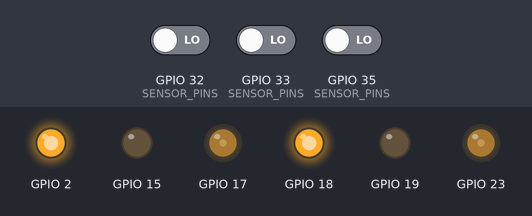
This sketch was run on a simulated ESP32. Shown: output pins drawn as LEDs (lit = HIGH). The inputs (shaded band) are chosen by the test bench; at power-on: GPIO 32 (SENSOR_PINS) LOW, GPIO 33 (SENSOR_PINS) LOW, GPIO 35 (SENSOR_PINS) LOW. What the sketch prints to the serial monitor is not drawn.

Above: at 3.2 s.
3.3 s: GPIO 32 (SENSOR_PINS) driven HIGH
At 4.1 s:
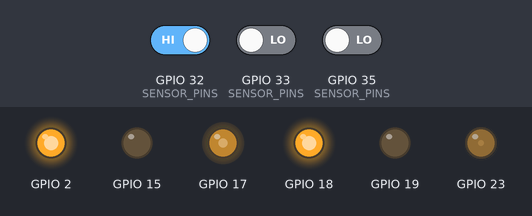
4.8 s: GPIO 32 (SENSOR_PINS) driven LOW and GPIO 33 (SENSOR_PINS) driven HIGH
At 5.3 s:
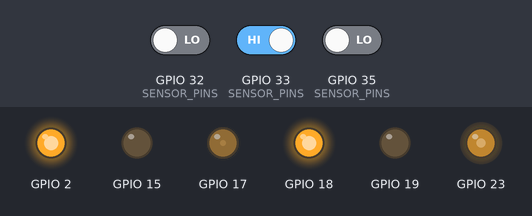
Timing chart, 0 to 7.8 s (numbered marks = the images above; inputs shaded):
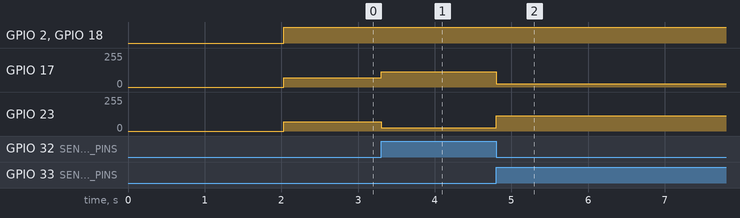

Measured:
- after the input at 3.3 s, GPIO 17: 70/255 → 115/255 at once; GPIO 23: 70/255 → 25/255 at once
- after the input at 4.8 s, GPIO 17: 115/255 → 25/255 at once; GPIO 23: 25/255 → 115/255 at once

The sketch:

line_following_forward.ino
```cpp
/*
 * ====================================================
 * ESP32 LINE FOLLOWER - DIGITAL SENSORS VERSION
 * ====================================================
 * Hardware:
 * - ESP32 Dev Module
 * - 3x DIGITAL IR Sensors: Left(33), Middle(35), Right(32)
 * - L298N Motor Driver
 * - 4x DC Motors
 *
 * Sensor Spacing: 1cm between each sensor
 * Total span: 4cm (left to right, including 2cm middle sensor)
 *
 * Features:
 * - PID-based line following
 * - Digital sensor reading (HIGH/LOW)
 * - Optimized for 4cm line width
 * ====================================================
 */

// ============================================== SETTINGS /////////////////

// For 4cm line width with 1cm sensor spacing (digital sensors):
const int NORMAL_SPEED = 70;       // ✅ Good speed for smooth 4cm line
const float KP = 45;               // ✅ Lower for 4cm line (was 55)
const float KI = 0;                // Keep at 0
const float KD = 30;               // ✅ Lower for smoother response

const int SENSORS_COUNT = 3;  // 3 IR sensors
const int SENSOR_PINS[SENSORS_COUNT] = {33, 35, 32};  // {Left, Middle, Right}
const int ERRORS[2] = {0, 1};  // Only 2 error levels for 3 sensors

const int MAX_SPEED = 255;
const int MIN_SPEED = 0;

// L298N Motor Driver Pins (ESP32 GPIO)
const int LEFT_IN1 = 15;   // Left motor direction 1
const int LEFT_IN2 = 2;    // Left motor direction 2
const int LEFT_EN = 17;    // Left motor speed (PWM)

const int RIGHT_IN1 = 18;  // Right motor direction 1
const int RIGHT_IN2 = 19;  // Right motor direction 2
const int RIGHT_EN = 23;   // Right motor speed (PWM)

const bool DEBUG = false;  // Set to true for testing
const int DELAY_TIME = 200;  // Debug delay in milliseconds

// ==============================================  /////////////////


// ============================================== PID CLASS /////////////////
class PID {
    public:

    float KP;
    float KI;
    float KD;

    float last_proportional, integral;

    PID (float KP, float KI, float KD) {
        this->KP = KP;
        this->KD = KD;
        this->KI = KI;
    }

    int calculate_speed_difference(int proportional) {
        float derivative = proportional - last_proportional;
        integral = integral + proportional;
        last_proportional = proportional;

        return proportional * KP + integral * KI + derivative * KD;
    }
};


// ============================================== SENSORS CLASS /////////////////
class Sensors {
    public:

    int sensors_count;
    const int *sensor_pins;
    const int *errors;
    int previous_error;

    Sensors (int sensors_count, const int *sensor_pins, const int *errors) {
        this->sensor_pins = sensor_pins;
        this->sensors_count = sensors_count;
        this->errors = errors;
        this->previous_error = 0;
    }

    void initialize() {
        // Set all sensor pins as INPUT
        for(int i = 0; i < sensors_count; i++) {
            pinMode(sensor_pins[i], INPUT);
        }
    }

    int calculate_error() {
        int error;
        // 3 Sensors: Left(33), Middle(35), Right(32)
        // Binary pattern: LMR (Left-Middle-Right)
        switch (get_line_position()) {
            // Right sensor only (line is to the RIGHT - turn RIGHT)
            case 0b001: error = -errors[1]; break;  // Turn right

            // Middle + Right (slight right)
            case 0b011: error = -errors[1]; break;  // Turn right

            // Middle sensor only (centered - no error)
            case 0b010: error =  errors[0]; break;  // Go straight (0)

            // Middle + Left (slight left)
            case 0b110: error =  errors[1]; break;  // Turn left

            // Left sensor only (line is to the LEFT - turn LEFT)
            case 0b100: error =  errors[1]; break;  // Turn left

            // All sensors on black (junction or wide line)
            case 0b111: error =  errors[0]; break;  // Go straight (0)

            // All sensors off (lost line - keep previous direction)
            case 0b000: error =  previous_error; break;

            // Any other combination
            default:    error =  previous_error; break;
        }
        previous_error = error;
        return error;
    }

    bool on_line(int sensor_pin) {
        // DIGITAL SENSOR: Returns HIGH (1) on black, LOW (0) on white
        int sensor_value = digitalRead(sensor_pin);  // ✅ Changed to digitalRead()
        return sensor_value == HIGH;  // ✅ BLACK line = HIGH
    }

    int get_line_position() {
        int line_position = 0;
        // Build binary pattern: bit 0 = LEFT, bit 1 = MIDDLE, bit 2 = RIGHT
        for(int i = 0; i < sensors_count; i++) {
            if(on_line(sensor_pins[i])) {
                line_position += (1 << i);
            }
        }
        return line_position;
    }

};


// ============================================== MOTORS CLASS /////////////////
class Motors {
    public:

    int normal_speed;
    int min_speed;
    int max_speed;

    int left_in1;
    int left_in2;
    int left_en;

    int right_in1;
    int right_in2;
    int right_en;

    Motors (int normal_speed, int min_speed, int max_speed, int left_in1, int left_in2, int left_en, int right_in1, int right_in2, int right_en) {
        this->normal_speed = normal_speed;
        this->min_speed = min_speed;
        this->max_speed = max_speed;

        this->left_in1 = left_in1;
        this->left_in2 = left_in2;
        this->left_en = left_en;

        this->right_in1 = right_in1;
        this->right_in2 = right_in2;
        this->right_en = right_en;
    }

    void initialize() {
        pinMode(left_en, OUTPUT);
        pinMode(left_in1, OUTPUT);
        pinMode(left_in2, OUTPUT);

        pinMode(right_en, OUTPUT);
        pinMode(right_in1, OUTPUT);
        pinMode(right_in2, OUTPUT);
    }

    void set_motor(int in1, int in2, int en, int speed, bool is_left_motor) {
        int dir1, dir2;
        get_direction(speed, dir1, dir2, is_left_motor);

        digitalWrite(in1, dir1);
        digitalWrite(in2, dir2);
        analogWrite(en, normalize_speed(speed));
    }

    void get_direction(int speed, int &dir1, int &dir2, bool is_left_motor) {
        // Based on your working code:
        // Forward: LEFT(LOW-HIGH), RIGHT(HIGH-LOW)
        if(speed > 0) {
            // Forward direction
            if(is_left_motor) {
                dir1 = LOW;
                dir2 = HIGH;
            } else {
                dir1 = HIGH;
                dir2 = LOW;
            }
        } else {
            // Backward direction (reverse of forward)
            if(is_left_motor) {
                dir1 = HIGH;
                dir2 = LOW;
            } else {
                dir1 = LOW;
                dir2 = HIGH;
            }
        }
    }

    int normalize_speed(int speed) {
        return constrain(abs(speed), min_speed, max_speed);
    }

    void drive(int speed_difference, bool debug) {
        int left_speed = normal_speed + speed_difference;
        int right_speed = normal_speed - speed_difference;

        set_motor(left_in1, left_in2, left_en, left_speed, true);   // true = left motor
        set_motor(right_in1, right_in2, right_en, right_speed, false); // false = right motor

        if(debug) {
            Serial.print("left_speed: ");
            Serial.print(normalize_speed(left_speed));
            Serial.print(" - ");
            Serial.println(left_speed > 0 ? "F" : "B");

            Serial.print("right_speed: ");
            Serial.print(normalize_speed(right_speed));
            Serial.print(" - ");
            Serial.println(right_speed > 0 ? "F" : "B");
        }
    }

};


// ============================================== GLOBAL OBJECTS /////////////////
Sensors sensors(SENSORS_COUNT, SENSOR_PINS, ERRORS);  // ✅ Removed THRESHOLD
Motors motors(
    NORMAL_SPEED, MIN_SPEED, MAX_SPEED,
    LEFT_IN1, LEFT_IN2, LEFT_EN,
    RIGHT_IN1, RIGHT_IN2, RIGHT_EN
);
PID pid(KP, KI, KD);


// ============================================== SETUP /////////////////
void setup() {
    Serial.begin(115200);
    Serial.println("\n========================================");
    Serial.println("   ESP32 Line Follower - DIGITAL SENSORS");
    Serial.println("========================================");
    Serial.println("Hardware:");
    Serial.println("  - 3 DIGITAL IR Sensors: L=33, M=35, R=32");
    Serial.println("  - Sensor spacing: 1cm between each");
    Serial.println("  - Total span: 4cm");
    Serial.println("  - L298N Motor Driver");
    Serial.println("  - 4 DC Motors\n");
    Serial.print("Normal Speed: ");
    Serial.println(NORMAL_SPEED);
    Serial.print("KP: ");
    Serial.println(KP);
    Serial.print("KD: ");
    Serial.println(KD);
    Serial.println();

    sensors.initialize();  // ✅ Initialize sensor pins
    motors.initialize();

    Serial.println("✅ Sensors initialized");
    Serial.println("✅ Motors initialized");
    Serial.println("🚗 Starting line following in 2 seconds...\n");
    delay(2000);
}


// ============================================== MAIN LOOP /////////////////
void loop() {
    int error = sensors.calculate_error();
    int speed_difference = pid.calculate_speed_difference(error);
    motors.drive(speed_difference, DEBUG);

    if(DEBUG) {
        // Print sensor states
        Serial.print("Sensors [L M R]: [");
        Serial.print(sensors.on_line(SENSOR_PINS[0]) ? "■" : "□");
        Serial.print(" ");
        Serial.print(sensors.on_line(SENSOR_PINS[1]) ? "■" : "□");
        Serial.print(" ");
        Serial.print(sensors.on_line(SENSOR_PINS[2]) ? "■" : "□");
        Serial.println("]");

        Serial.print("error: ");
        Serial.println(error);
        Serial.print("speed_difference: ");
        Serial.println(speed_difference);
        Serial.println("--------------------------------------");
        delay(DELAY_TIME);
    }
}
```
